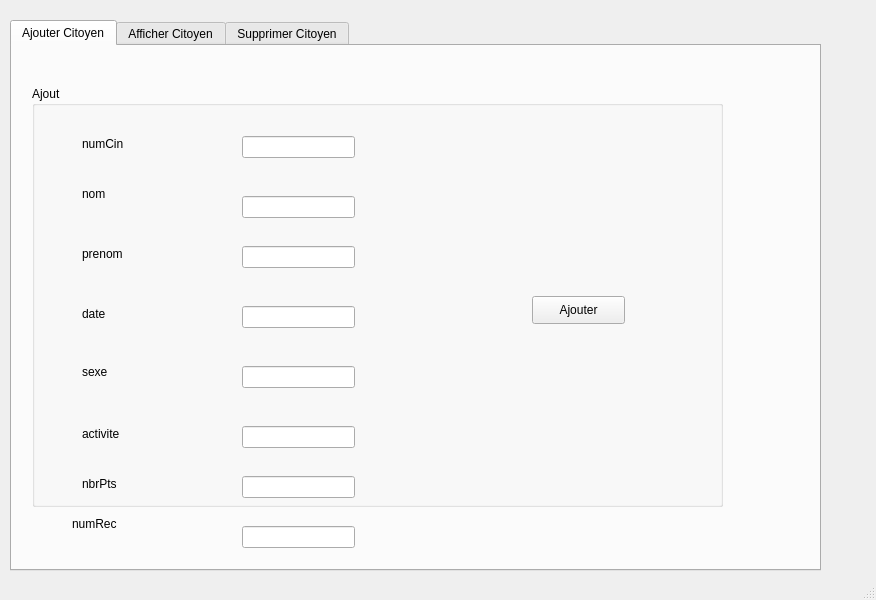
<?xml version="1.0" encoding="UTF-8"?>
<ui version="4.0">
 <class>MainWindow</class>
 <widget class="QMainWindow" name="MainWindow">
  <property name="geometry">
   <rect>
    <x>0</x>
    <y>0</y>
    <width>876</width>
    <height>600</height>
   </rect>
  </property>
  <property name="windowTitle">
   <string>MainWindow</string>
  </property>
  <widget class="QWidget" name="centralwidget">
   <widget class="QTabWidget" name="tabWidget">
    <property name="geometry">
     <rect>
      <x>10</x>
      <y>20</y>
      <width>811</width>
      <height>551</height>
     </rect>
    </property>
    <property name="currentIndex">
     <number>0</number>
    </property>
    <widget class="QWidget" name="tab">
     <attribute name="title">
      <string>Ajouter Citoyen</string>
     </attribute>
     <widget class="QGroupBox" name="groupBox">
      <property name="geometry">
       <rect>
        <x>20</x>
        <y>40</y>
        <width>691</width>
        <height>421</height>
       </rect>
      </property>
      <property name="title">
       <string>Ajout</string>
      </property>
      <widget class="QLabel" name="label">
       <property name="geometry">
        <rect>
         <x>50</x>
         <y>50</y>
         <width>56</width>
         <height>16</height>
        </rect>
       </property>
       <property name="text">
        <string>numCin</string>
       </property>
      </widget>
      <widget class="QLabel" name="label_2">
       <property name="geometry">
        <rect>
         <x>50</x>
         <y>100</y>
         <width>56</width>
         <height>16</height>
        </rect>
       </property>
       <property name="text">
        <string>nom</string>
       </property>
      </widget>
      <widget class="QLabel" name="label_3">
       <property name="geometry">
        <rect>
         <x>50</x>
         <y>160</y>
         <width>56</width>
         <height>16</height>
        </rect>
       </property>
       <property name="text">
        <string>prenom</string>
       </property>
      </widget>
      <widget class="QLabel" name="label_4">
       <property name="geometry">
        <rect>
         <x>50</x>
         <y>220</y>
         <width>56</width>
         <height>16</height>
        </rect>
       </property>
       <property name="text">
        <string>date</string>
       </property>
      </widget>
      <widget class="QLabel" name="label_5">
       <property name="geometry">
        <rect>
         <x>50</x>
         <y>276</y>
         <width>56</width>
         <height>20</height>
        </rect>
       </property>
       <property name="text">
        <string>sexe</string>
       </property>
      </widget>
      <widget class="QLabel" name="label_6">
       <property name="geometry">
        <rect>
         <x>50</x>
         <y>340</y>
         <width>56</width>
         <height>16</height>
        </rect>
       </property>
       <property name="text">
        <string>activite</string>
       </property>
      </widget>
      <widget class="QLabel" name="label_7">
       <property name="geometry">
        <rect>
         <x>50</x>
         <y>390</y>
         <width>56</width>
         <height>16</height>
        </rect>
       </property>
       <property name="text">
        <string>nbrPts</string>
       </property>
      </widget>
      <widget class="QLineEdit" name="numCin">
       <property name="geometry">
        <rect>
         <x>210</x>
         <y>50</y>
         <width>113</width>
         <height>22</height>
        </rect>
       </property>
       <property name="text">
        <string/>
       </property>
      </widget>
      <widget class="QLineEdit" name="nom">
       <property name="geometry">
        <rect>
         <x>210</x>
         <y>110</y>
         <width>113</width>
         <height>22</height>
        </rect>
       </property>
      </widget>
      <widget class="QLineEdit" name="prenom">
       <property name="geometry">
        <rect>
         <x>210</x>
         <y>160</y>
         <width>113</width>
         <height>22</height>
        </rect>
       </property>
      </widget>
      <widget class="QLineEdit" name="date">
       <property name="geometry">
        <rect>
         <x>210</x>
         <y>220</y>
         <width>113</width>
         <height>22</height>
        </rect>
       </property>
      </widget>
      <widget class="QLineEdit" name="sexe">
       <property name="geometry">
        <rect>
         <x>210</x>
         <y>280</y>
         <width>113</width>
         <height>22</height>
        </rect>
       </property>
      </widget>
      <widget class="QLineEdit" name="activite">
       <property name="geometry">
        <rect>
         <x>210</x>
         <y>340</y>
         <width>113</width>
         <height>22</height>
        </rect>
       </property>
      </widget>
      <widget class="QLineEdit" name="nbrPts">
       <property name="geometry">
        <rect>
         <x>210</x>
         <y>390</y>
         <width>113</width>
         <height>22</height>
        </rect>
       </property>
      </widget>
      <widget class="QPushButton" name="ajouter">
       <property name="geometry">
        <rect>
         <x>500</x>
         <y>210</y>
         <width>93</width>
         <height>28</height>
        </rect>
       </property>
       <property name="text">
        <string>Ajouter</string>
       </property>
      </widget>
     </widget>
     <widget class="QLabel" name="label_9">
      <property name="geometry">
       <rect>
        <x>60</x>
        <y>470</y>
        <width>56</width>
        <height>16</height>
       </rect>
      </property>
      <property name="text">
       <string>numRec</string>
      </property>
     </widget>
     <widget class="QLineEdit" name="lineEdit">
      <property name="geometry">
       <rect>
        <x>230</x>
        <y>480</y>
        <width>113</width>
        <height>22</height>
       </rect>
      </property>
     </widget>
    </widget>
    <widget class="QWidget" name="tab_2">
     <attribute name="title">
      <string>Afficher Citoyen</string>
     </attribute>
     <widget class="QTableView" name="table_citoyen">
      <property name="geometry">
       <rect>
        <x>5</x>
        <y>21</y>
        <width>871</width>
        <height>451</height>
       </rect>
      </property>
     </widget>
    </widget>
    <widget class="QWidget" name="tab_3">
     <attribute name="title">
      <string>Supprimer Citoyen</string>
     </attribute>
     <widget class="QLabel" name="label_8">
      <property name="geometry">
       <rect>
        <x>120</x>
        <y>110</y>
        <width>56</width>
        <height>16</height>
       </rect>
      </property>
      <property name="text">
       <string>numCin</string>
      </property>
     </widget>
     <widget class="QLineEdit" name="numCin_supp">
      <property name="geometry">
       <rect>
        <x>360</x>
        <y>110</y>
        <width>113</width>
        <height>22</height>
       </rect>
      </property>
     </widget>
     <widget class="QPushButton" name="supprimer">
      <property name="geometry">
       <rect>
        <x>230</x>
        <y>240</y>
        <width>93</width>
        <height>28</height>
       </rect>
      </property>
      <property name="text">
       <string>supprimer</string>
      </property>
     </widget>
    </widget>
   </widget>
  </widget>
  <widget class="QMenuBar" name="menubar">
   <property name="geometry">
    <rect>
     <x>0</x>
     <y>0</y>
     <width>876</width>
     <height>26</height>
    </rect>
   </property>
  </widget>
  <widget class="QStatusBar" name="statusbar"/>
 </widget>
 <layoutdefault spacing="6" margin="11"/>
 <resources/>
 <connections/>
</ui>
